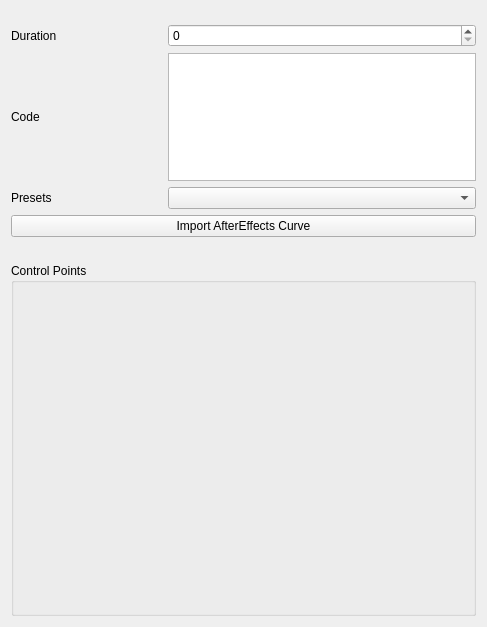
<?xml version="1.0" encoding="UTF-8"?>
<ui version="4.0">
 <class>Properties</class>
 <widget class="QWidget" name="Properties">
  <property name="geometry">
   <rect>
    <x>0</x>
    <y>0</y>
    <width>487</width>
    <height>627</height>
   </rect>
  </property>
  <property name="sizePolicy">
   <sizepolicy hsizetype="Expanding" vsizetype="Preferred">
    <horstretch>0</horstretch>
    <verstretch>0</verstretch>
   </sizepolicy>
  </property>
  <property name="windowTitle">
   <string>Form</string>
  </property>
  <layout class="QGridLayout" name="gridLayout">
   <item row="0" column="2">
    <spacer name="spacer">
     <property name="orientation">
      <enum>Qt::Vertical</enum>
     </property>
     <property name="sizeType">
      <enum>QSizePolicy::Fixed</enum>
     </property>
     <property name="sizeHint" stdset="0">
      <size>
       <width>20</width>
       <height>13</height>
      </size>
     </property>
    </spacer>
   </item>
   <item row="1" column="0">
    <widget class="QLabel" name="label_3">
     <property name="text">
      <string>Duration</string>
     </property>
    </widget>
   </item>
   <item row="1" column="1" colspan="2">
    <widget class="QSpinBox" name="spinBox"/>
   </item>
   <item row="2" column="0">
    <widget class="QLabel" name="label">
     <property name="text">
      <string>Code</string>
     </property>
    </widget>
   </item>
   <item row="2" column="1" colspan="2">
    <widget class="QPlainTextEdit" name="plainTextEdit">
     <property name="maximumSize">
      <size>
       <width>16777215</width>
       <height>128</height>
      </size>
     </property>
     <property name="readOnly">
      <bool>false</bool>
     </property>
     <property name="plainText">
      <string notr="true"/>
     </property>
    </widget>
   </item>
   <item row="3" column="0">
    <widget class="QLabel" name="label_2">
     <property name="text">
      <string>Presets</string>
     </property>
    </widget>
   </item>
   <item row="3" column="1" colspan="2">
    <widget class="QComboBox" name="comboBox">
     <property name="sizePolicy">
      <sizepolicy hsizetype="Expanding" vsizetype="Fixed">
       <horstretch>0</horstretch>
       <verstretch>0</verstretch>
      </sizepolicy>
     </property>
    </widget>
   </item>
   <item row="6" column="1">
    <spacer name="spacer_2">
     <property name="orientation">
      <enum>Qt::Vertical</enum>
     </property>
     <property name="sizeType">
      <enum>QSizePolicy::Fixed</enum>
     </property>
     <property name="sizeHint" stdset="0">
      <size>
       <width>20</width>
       <height>20</height>
      </size>
     </property>
    </spacer>
   </item>
   <item row="9" column="0" colspan="3">
    <widget class="QGroupBox" name="groupBox">
     <property name="sizePolicy">
      <sizepolicy hsizetype="Preferred" vsizetype="Expanding">
       <horstretch>0</horstretch>
       <verstretch>0</verstretch>
      </sizepolicy>
     </property>
     <property name="minimumSize">
      <size>
       <width>400</width>
       <height>0</height>
      </size>
     </property>
     <property name="title">
      <string>Control Points</string>
     </property>
     <property name="flat">
      <bool>true</bool>
     </property>
    </widget>
   </item>
   <item row="4" column="0" colspan="3">
    <widget class="QPushButton" name="importButton">
     <property name="text">
      <string>Import AfterEffects Curve</string>
     </property>
    </widget>
   </item>
  </layout>
 </widget>
 <resources/>
 <connections/>
</ui>
